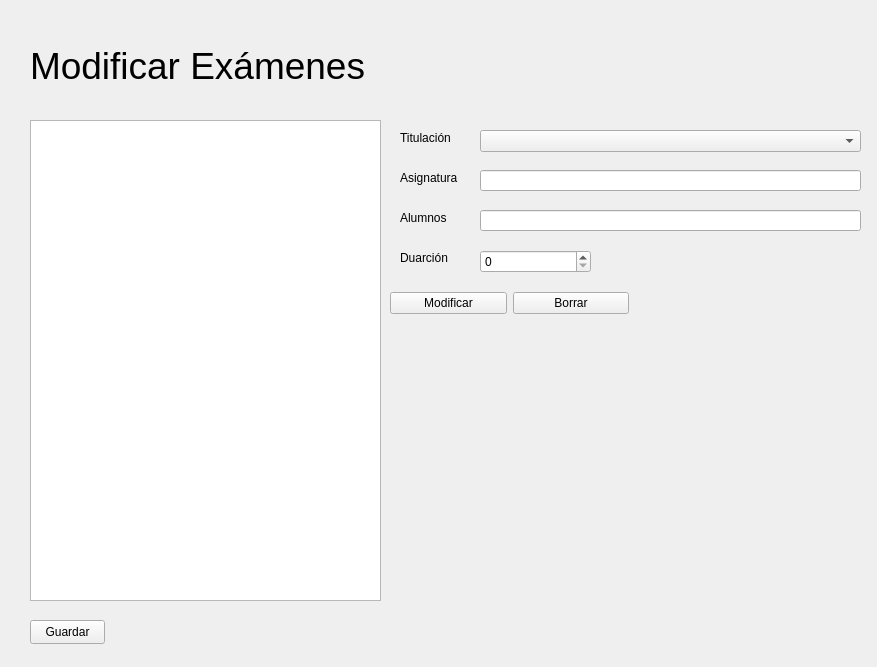
<?xml version="1.0" encoding="UTF-8"?>
<ui version="4.0">
 <class>ModificarExamenes</class>
 <widget class="QWidget" name="ModificarExamenes">
  <property name="geometry">
   <rect>
    <x>0</x>
    <y>0</y>
    <width>877</width>
    <height>667</height>
   </rect>
  </property>
  <property name="windowTitle">
   <string>modificarExamenes</string>
  </property>
  <widget class="QLabel" name="Title">
   <property name="geometry">
    <rect>
     <x>30</x>
     <y>30</y>
     <width>371</width>
     <height>71</height>
    </rect>
   </property>
   <property name="font">
    <font>
     <pointsize>28</pointsize>
    </font>
   </property>
   <property name="text">
    <string>Modificar Exámenes</string>
   </property>
  </widget>
  <widget class="QListWidget" name="actividadesList">
   <property name="geometry">
    <rect>
     <x>30</x>
     <y>120</y>
     <width>351</width>
     <height>481</height>
    </rect>
   </property>
  </widget>
  <widget class="QLabel" name="asignatura">
   <property name="geometry">
    <rect>
     <x>400</x>
     <y>170</y>
     <width>61</width>
     <height>16</height>
    </rect>
   </property>
   <property name="text">
    <string>Asignatura</string>
   </property>
  </widget>
  <widget class="QLineEdit" name="asignaturaText">
   <property name="geometry">
    <rect>
     <x>480</x>
     <y>170</y>
     <width>381</width>
     <height>21</height>
    </rect>
   </property>
  </widget>
  <widget class="QLabel" name="alumnos">
   <property name="geometry">
    <rect>
     <x>400</x>
     <y>210</y>
     <width>49</width>
     <height>16</height>
    </rect>
   </property>
   <property name="text">
    <string>Alumnos</string>
   </property>
  </widget>
  <widget class="QLineEdit" name="alumnosText">
   <property name="geometry">
    <rect>
     <x>480</x>
     <y>210</y>
     <width>381</width>
     <height>21</height>
    </rect>
   </property>
  </widget>
  <widget class="QLabel" name="duracion">
   <property name="geometry">
    <rect>
     <x>400</x>
     <y>250</y>
     <width>49</width>
     <height>16</height>
    </rect>
   </property>
   <property name="text">
    <string>Duarción</string>
   </property>
  </widget>
  <widget class="QSpinBox" name="duracionText">
   <property name="geometry">
    <rect>
     <x>480</x>
     <y>250</y>
     <width>111</width>
     <height>23</height>
    </rect>
   </property>
  </widget>
  <widget class="QPushButton" name="save">
   <property name="geometry">
    <rect>
     <x>30</x>
     <y>620</y>
     <width>75</width>
     <height>24</height>
    </rect>
   </property>
   <property name="text">
    <string>Guardar</string>
   </property>
  </widget>
  <widget class="QWidget" name="layoutWidget">
   <property name="geometry">
    <rect>
     <x>390</x>
     <y>290</y>
     <width>239</width>
     <height>26</height>
    </rect>
   </property>
   <layout class="QHBoxLayout" name="horizontalLayout">
    <item>
     <widget class="QPushButton" name="modificar">
      <property name="text">
       <string>Modificar</string>
      </property>
     </widget>
    </item>
    <item>
     <widget class="QPushButton" name="sup">
      <property name="text">
       <string>Borrar</string>
      </property>
     </widget>
    </item>
   </layout>
  </widget>
  <widget class="QLabel" name="titulacion">
   <property name="geometry">
    <rect>
     <x>400</x>
     <y>130</y>
     <width>61</width>
     <height>16</height>
    </rect>
   </property>
   <property name="text">
    <string>Titulación</string>
   </property>
  </widget>
  <widget class="QComboBox" name="titulacionText">
   <property name="geometry">
    <rect>
     <x>480</x>
     <y>130</y>
     <width>381</width>
     <height>22</height>
    </rect>
   </property>
  </widget>
 </widget>
 <resources/>
 <connections/>
</ui>
